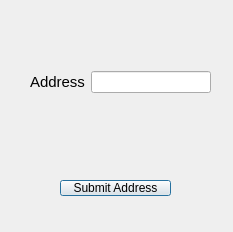
<?xml version="1.0" encoding="UTF-8"?>
<ui version="4.0">
 <class>buyer_transaction</class>
 <widget class="QDialog" name="buyer_transaction">
  <property name="geometry">
   <rect>
    <x>0</x>
    <y>0</y>
    <width>233</width>
    <height>232</height>
   </rect>
  </property>
  <property name="windowTitle">
   <string>Dialog</string>
  </property>
  <widget class="QPushButton" name="submit_address">
   <property name="geometry">
    <rect>
     <x>60</x>
     <y>180</y>
     <width>111</width>
     <height>16</height>
    </rect>
   </property>
   <property name="text">
    <string>Submit Address</string>
   </property>
  </widget>
  <widget class="QWidget" name="">
   <property name="geometry">
    <rect>
     <x>30</x>
     <y>70</y>
     <width>181</width>
     <height>24</height>
    </rect>
   </property>
   <layout class="QHBoxLayout" name="address_layout">
    <item>
     <widget class="QLabel" name="label">
      <property name="font">
       <font>
        <pointsize>11</pointsize>
       </font>
      </property>
      <property name="text">
       <string>Address</string>
      </property>
     </widget>
    </item>
    <item>
     <widget class="QLineEdit" name="address_edit"/>
    </item>
   </layout>
  </widget>
 </widget>
 <resources/>
 <connections/>
</ui>
